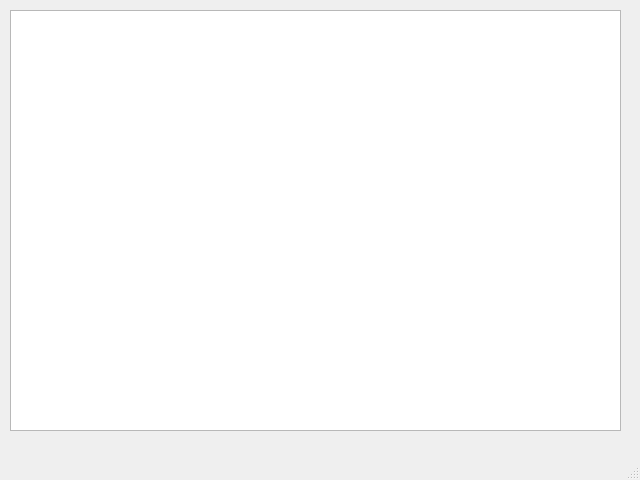
<?xml version="1.0" encoding="UTF-8"?>
<ui version="4.0">
 <class>map_view</class>
 <widget class="QMainWindow" name="map_view">
  <property name="geometry">
   <rect>
    <x>0</x>
    <y>0</y>
    <width>640</width>
    <height>480</height>
   </rect>
  </property>
  <property name="windowTitle">
   <string>MainWindow</string>
  </property>
  <widget class="QWidget" name="centralwidget">
   <widget class="QGraphicsView" name="graphicsView">
    <property name="geometry">
     <rect>
      <x>10</x>
      <y>10</y>
      <width>611</width>
      <height>421</height>
     </rect>
    </property>
   </widget>
  </widget>
  <widget class="QMenuBar" name="menubar">
   <property name="geometry">
    <rect>
     <x>0</x>
     <y>0</y>
     <width>640</width>
     <height>21</height>
    </rect>
   </property>
  </widget>
  <widget class="QStatusBar" name="statusbar"/>
 </widget>
 <resources/>
 <connections/>
</ui>
